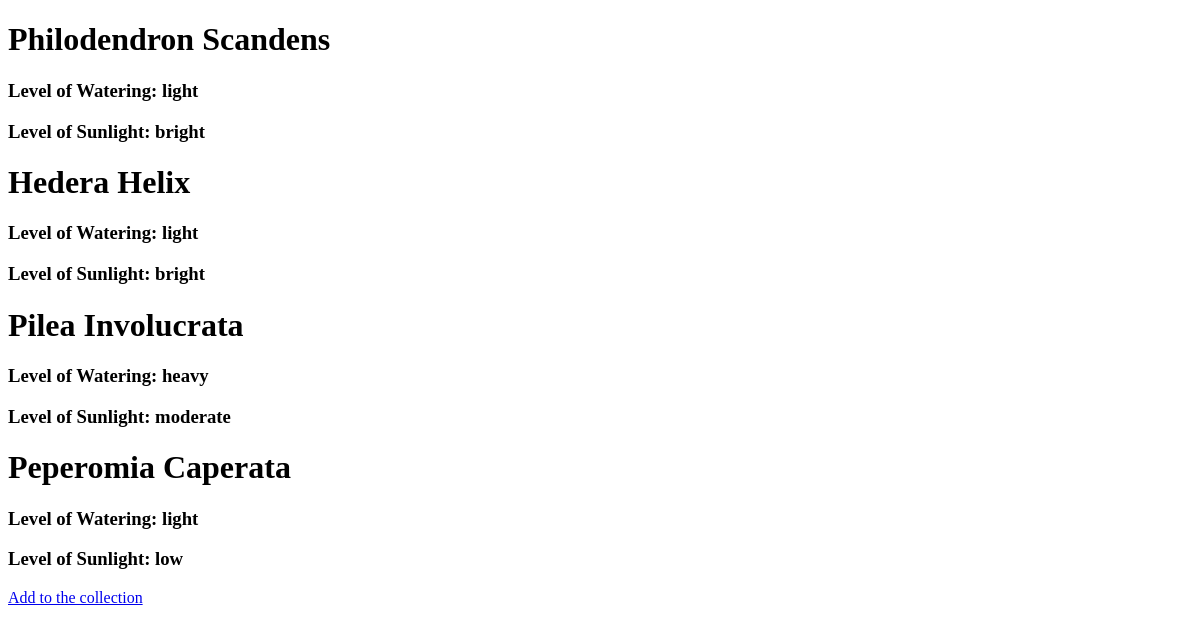
Before: / with the older database file.
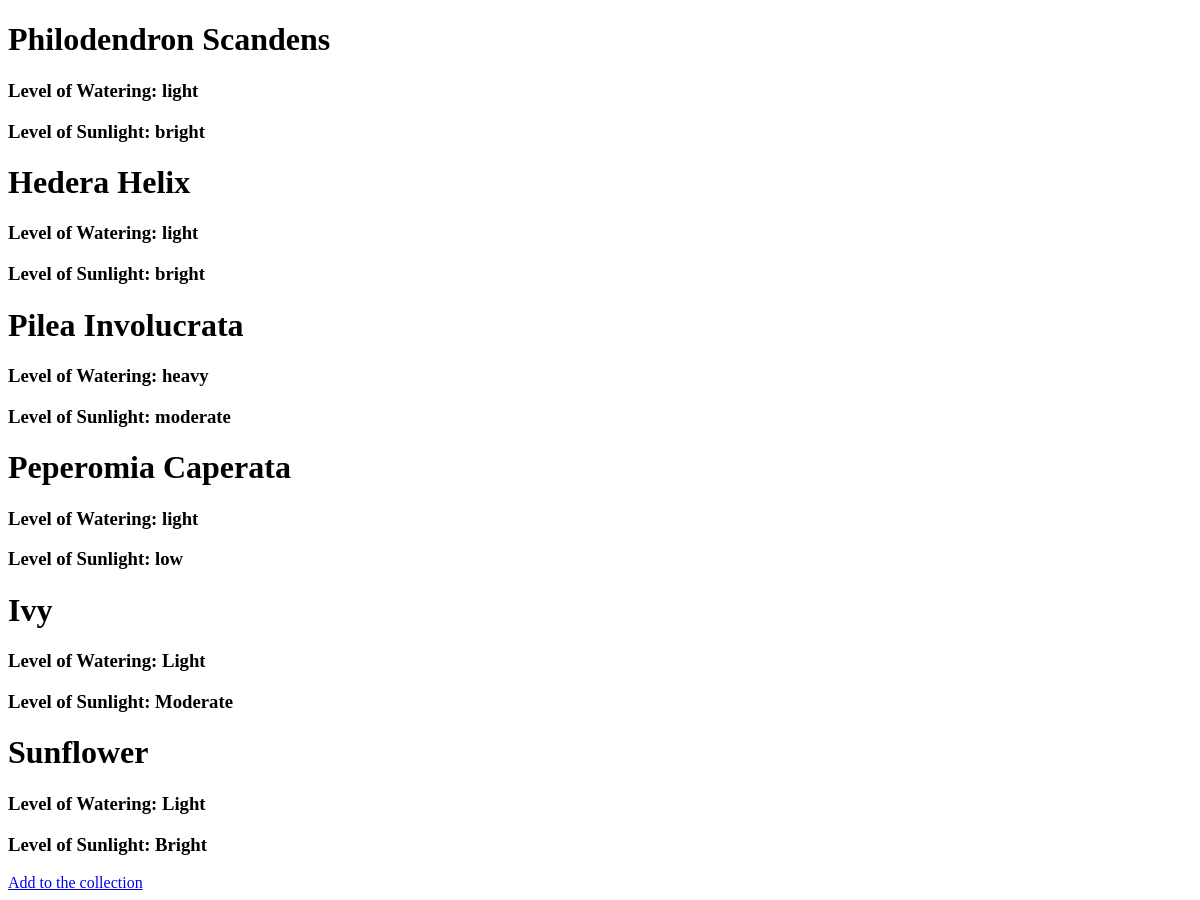
After: the same page with the newer database file.
### tables this page shows
CREATE TABLE `House_Plants` (
  `id` int(11) unsigned NOT NULL AUTO_INCREMENT,
  `latin_name` varchar(255) NOT NULL DEFAULT '',
  `level_of_watering` varchar(5) NOT NULL DEFAULT '',
  `level_of_sunlight` varchar(8) NOT NULL DEFAULT '',
  PRIMARY KEY (`id`)
);

### functions.php (the view, shortened to what this page needs)
<?php
function getDataFromDatabase(): array {
    $db = new PDO('mysql:host=db;dbname=House_Plants_2019-09-23', 'root', 'password');
    $db->setAttribute(PDO::ATTR_DEFAULT_FETCH_MODE, PDO:: FETCH_ASSOC);
    $query = $db->query('SELECT `latin_name`, `level_of_watering`, `level_of_sunlight` FROM `House_Plants`');
    $House_Plant_DB = $query->fetchAll();
    return $House_Plant_DB;
}
function list_of_plants(array $House_Plant_DB): string{
    $result = '';
    foreach($House_Plant_DB as $plant) {
        if (gettype($plant['latin_name']) === 'string'  && gettype($plant['level_of_watering'] === 'string') && gettype($plant['level_of_sunlight'] === 'string')){
            $result .= '<div>
                        <h1>' . $plant['latin_name'] . '</h1>
                        <h3>' . 'Level of Watering: ' . $plant['level_of_watering'] . '</h3>
                        <h3>' . 'Level of Sunlight: ' . $plant['level_of_sunlight'] . '</h3>
                    </div>';
        } else {
            return 'Retrieved wrong input type from database';
        }
    }
    return $result;
}

### Index.php (shortened to what this page needs)
<?php
require_once('functions.php');
$House_Plant_DB = getDataFromDatabase();
?>
<!DOCTYPE html>
<html>
    <head>
    </head>
<body>
<?php
 echo list_of_plants($House_Plant_DB);
?>
<a href = "http://localhost:1234/collectorApp/Input.php">Add to the collection</a>
</body>
</html>

Changed rows visible on the page:
added house_plants: latin_name "Ivy", level_of_watering "Light", level_of_sunlight "Moderate"
added house_plants: latin_name "Sunflower", level_of_watering "Light", level_of_sunlight "Bright"
